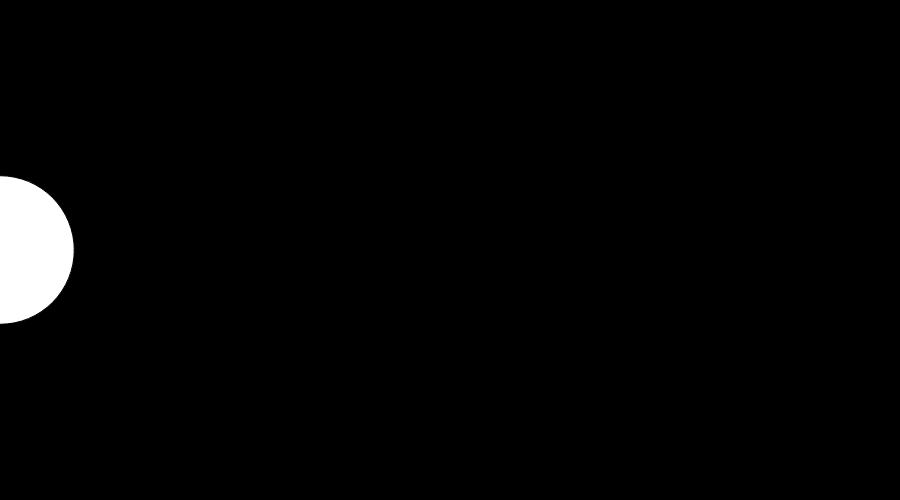
Frame 1 (no input)
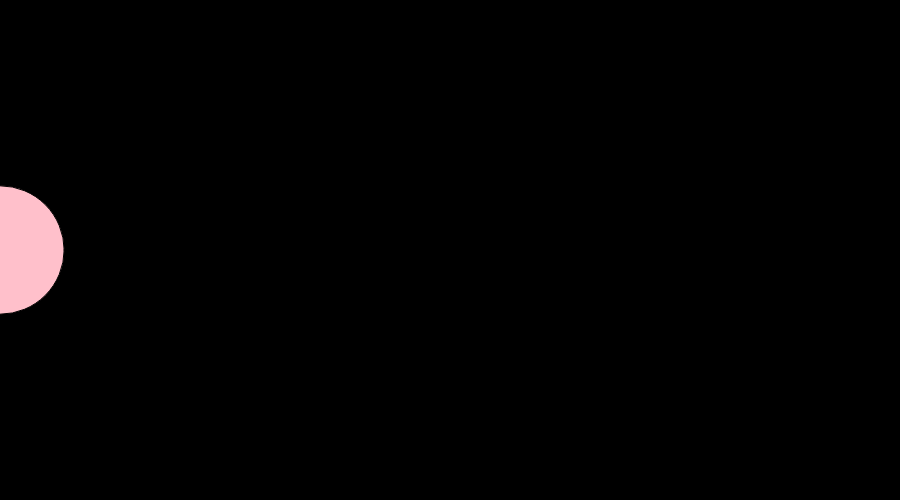
Frame 60 (no input)
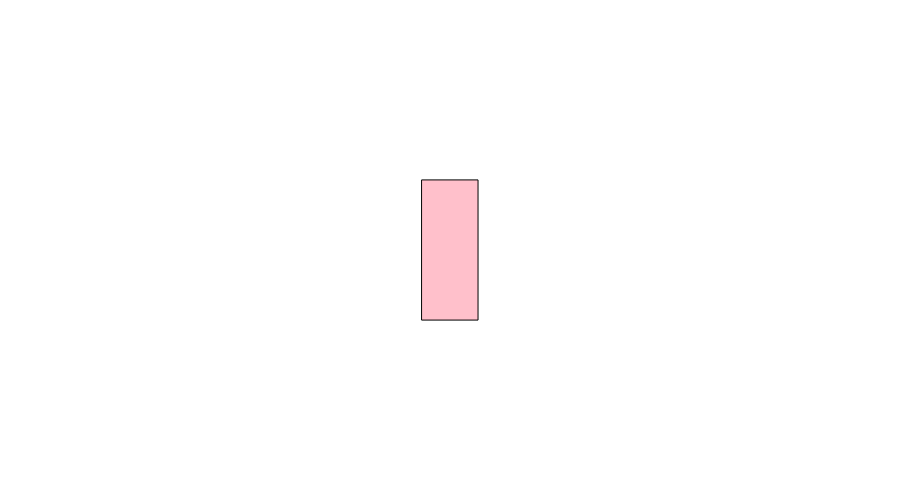
Frame 120 (the mouse pressed at the canvas centre since frame 60)

The p5.js sketch that drew these frames (run headless with seeded random() and noise() and a simulated clock; from frame 60 on, the mouse is pressed at the canvas centre):

// p5.js sketch
// ── sketch.js

function setup() {
  createCanvas(900,500);
  background(20);
  fill(255);
  rectMode(CENTER);
  frameRate(30)
}

function draw() {

  let r = random(10,100); //0to30
  let m = mouseX;
  console.log(m + " " + r);

 if (m < width/2)  {
   background(m);
    ellipse(m, height/2, r * 2, r * 2);
    fill("pink");
 } else {
    background(width -m );
    rect(m, height/2, r * 2, r * 5);
   }
   if (r < 20){
 console.log("hi");
}
   }

 
